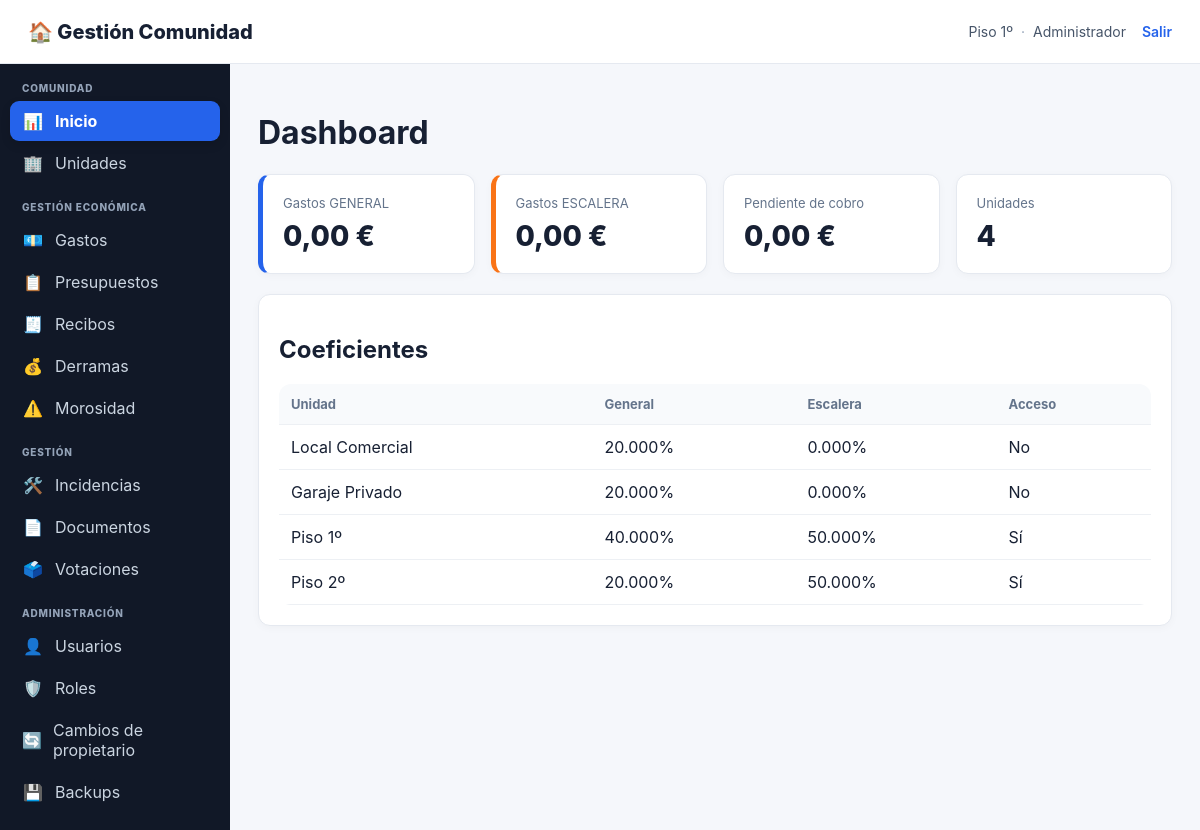
/index.php (signed in), run on the app's committed database.
### tables this page shows
CREATE TABLE usuarios (
 id INT AUTO_INCREMENT PRIMARY KEY,
 email VARCHAR(190) UNIQUE NOT NULL,
 password_hash VARCHAR(255) NOT NULL,
 unidad_id INT NULL,
 rol VARCHAR(50) NOT NULL DEFAULT 'PROPIETARIO_SIN_ESCALERA',
 rol_id INT NULL,
 activo TINYINT(1) NOT NULL DEFAULT 1,
 created_at TIMESTAMP DEFAULT CURRENT_TIMESTAMP,
 INDEX idx_usuarios_unidad (unidad_id),
 INDEX idx_usuarios_rol_id (rol_id),
 FOREIGN KEY (unidad_id) REFERENCES unidades(id) ON DELETE SET NULL,
 FOREIGN KEY (rol_id) REFERENCES roles(id) ON DELETE SET NULL
);

CREATE TABLE unidades (
 id INT AUTO_INCREMENT PRIMARY KEY,
 nombre VARCHAR(100) NOT NULL,
 propietario VARCHAR(150) NOT NULL,
 email VARCHAR(190),
 telefono VARCHAR(50),
 coef_general DECIMAL(6,3) NOT NULL,
 coef_escalera DECIMAL(6,3) NOT NULL DEFAULT 0,
 tiene_acceso_escalera TINYINT(1) NOT NULL DEFAULT 0,
 m2 DECIMAL(10,2),
 created_at TIMESTAMP DEFAULT CURRENT_TIMESTAMP
);

### app/auth.php (called while the page is built, shortened)
<?php
require_once __DIR__.'/db.php';
function require_login() {
    if (!current_user()) {
        header('Location: index.php?page=login');
        exit;
    }
}
function current_user() {
    global $pdo;
    static $loaded = false;
    static $user = null;
    if ($loaded) return $user;
    $loaded = true;
    $id = (int)($_SESSION['user']['id'] ?? 0);
    try {
        $st=$pdo->prepare("SELECT u.*, un.nombre AS unidad_nombre, un.tiene_acceso_escalera
            FROM usuarios u
            LEFT JOIN unidades un ON un.id=u.unidad_id
            WHERE u.id=? LIMIT 1");
        $st->execute([$id]);
        $row=$st->fetch();
        $rs=$pdo->prepare("SELECT r.id,r.codigo,r.nombre,r.activo
            FROM usuario_roles ur
            JOIN roles r ON r.id=ur.rol_id
            WHERE ur.usuario_id=? AND r.activo=1
            ORDER BY r.sistema DESC,r.nombre");
        $rs->execute([$id]);
        $roles=$rs->fetchAll();
        $row['roles']=$roles;
        $row['role_codes']=array_column($roles,'codigo');
        $row['role_names']=array_column($roles,'nombre');
        $row['rol_nombre']=$roles ? implode(', ',$row['role_names']) : '';
        $row['rol']=$roles ? $row['role_codes'][0] : ($row['rol']??'');
        $user=$row;
        return $user;
    } catch (Throwable $e) {
        $user=$_SESSION['user']??null;
        return $user;
    }
}
function has_role($code) {
    $u=current_user();
    return $u && in_array($code,$u['role_codes']??[],true);
}
function can($permission) {
    $u=current_user();
    $adminRole = has_role('ADMINISTRADOR')
        || (($u['rol'] ?? '') === 'ADMINISTRADOR')
        || ((int)($u['rol_id'] ?? 0) > 0 && has_role_id($u['rol_id'], 'ADMINISTRADOR'));
    if ($adminRole) return true;
    return false;
}
?>

### app/functions.php (called while the page is built, shortened)
<?php
function h($v){ return htmlspecialchars((string)$v, ENT_QUOTES, 'UTF-8'); }

### public/index.php (the view, shortened to what this page needs)
<?php
require_once __DIR__.'/../app/auth.php';
require_once __DIR__.'/../app/functions.php';
$page=$_GET['page']??'dashboard';
    ?><!doctype html><html lang="es"><head><meta charset="utf-8"><title>Acceso</title><link rel="stylesheet" href="style.css"><link rel="icon" type="image/svg+xml" href="favicon.svg"></head><body>
    <?php
require_login();
function layout_start($title){
    $u=current_user();
    $currentPage=$_GET['page']??'dashboard';
    ?><!doctype html><html lang="es"><head><meta charset="utf-8"><meta name="viewport" content="width=device-width,initial-scale=1"><title><?=h($title)?> · Gestión Comunidad</title><link rel="stylesheet" href="style.css"></head><body>
    <header class="top"><div class="brand">🏠 Gestión Comunidad</div><div class="user-info"><span><?=h($u['unidad_nombre']??'')?></span><span class="user-separator">·</span><span><?=h($u['rol_nombre']??role_label($u['rol']))?></span><a class="logout" href="index.php?page=logout">Salir</a></div></header><div class="wrap"><aside class="sidebar">
    <nav class="sidebar-nav">
        <div class="nav-title">Comunidad</div>
        <a class="nav-link<?=($currentPage==='dashboard'?' active':'')?>" href="index.php"><span class="nav-icon">📊</span><span>Inicio</span></a>
        <?php if(can('GESTION_UNIDADES')): ?><a class="nav-link<?=($currentPage==='unidades'?' active':'')?>" href="index.php?page=unidades"><span class="nav-icon">🏢</span><span>Unidades</span></a><?php endif; ?>
        <div class="nav-title">Gestión económica</div>
        <a class="nav-link<?=($currentPage==='gastos'?' active':'')?>" href="index.php?page=gastos"><span class="nav-icon">💶</span><span>Gastos</span></a>
        <a class="nav-link<?=($currentPage==='presupuestos'?' active':'')?>" href="index.php?page=presupuestos"><span class="nav-icon">📋</span><span>Presupuestos</span></a>
        <a class="nav-link<?=($currentPage==='recibos'?' active':'')?>" href="index.php?page=recibos"><span class="nav-icon">🧾</span><span>Recibos</span></a>
        <a class="nav-link<?=($currentPage==='derramas'?' active':'')?>" href="index.php?page=derramas"><span class="nav-icon">💰</span><span>Derramas</span></a>
        <a class="nav-link<?=($currentPage==='morosidad'?' active':'')?>" href="index.php?page=morosidad"><span class="nav-icon">⚠️</span><span>Morosidad</span></a>
        <div class="nav-title">Gestión</div>
        <a class="nav-link<?=($currentPage==='incidencias'?' active':'')?>" href="index.php?page=incidencias"><span class="nav-icon">🛠️</span><span>Incidencias</span></a>
        <a class="nav-link<?=($currentPage==='documentos'?' active':'')?>" href="index.php?page=documentos"><span class="nav-icon">📄</span><span>Documentos</span></a>
        <a class="nav-link<?=($currentPage==='votaciones'?' active':'')?>" href="index.php?page=votaciones"><span class="nav-icon">🗳️</span><span>Votaciones</span></a>
        <?php if(can('GESTION_USUARIOS') || can('GESTION_ROLES') || can('CAMBIO_PROPIETARIO') || can('GESTION_BACKUPS')): ?>
        <div class="nav-title">Administración</div>
        <?php if(can('GESTION_USUARIOS')): ?><a class="nav-link<?=($currentPage==='usuarios'?' active':'')?>" href="index.php?page=usuarios"><span class="nav-icon">👤</span><span>Usuarios</span></a><?php endif; ?>
        <?php if(can('GESTION_ROLES')): ?><a class="nav-link<?=($currentPage==='roles'?' active':'')?>" href="index.php?page=roles"><span class="nav-icon">🛡️</span><span>Roles</span></a><?php endif; ?>
        <?php if(can('CAMBIO_PROPIETARIO')): ?><a class="nav-link<?=($currentPage==='propietarios'?' active':'')?>" href="index.php?page=propietarios"><span class="nav-icon">🔄</span><span>Cambios de propietario</span></a><?php endif; ?>
        <?php if(can('GESTION_BACKUPS')): ?><a class="nav-link<?=($currentPage==='backups'?' active':'')?>" href="index.php?page=backups"><span class="nav-icon">💾</span><span>Backups</span></a><?php endif; ?>
        <?php endif; ?>
    </nav>
    </aside><main class="main"><?php
}
function layout_end(){ ?></main></div></body></html><?php }
layout_start(ucfirst($page));
switch($page){case 'backups':
case 'dashboard':
    $un=$pdo->query("SELECT * FROM unidades ORDER BY id")->fetchAll();
    $g=(float)$pdo->query("SELECT COALESCE(SUM(importe_total),0) x FROM gastos WHERE tipo_gasto='GENERAL'")->fetch()['x'];
    $e=(float)$pdo->query("SELECT COALESCE(SUM(importe_total),0) x FROM gastos WHERE tipo_gasto='ESCALERA'")->fetch()['x'];
    $pend=(float)$pdo->query("SELECT COALESCE(SUM(total),0) x FROM recibos WHERE estado<>'PAGADO'")->fetch()['x'];
    echo '<h1>Dashboard</h1><div class="grid">';
    echo '<div class="card general"><div class="muted">Gastos GENERAL</div><div class="big">'.number_format($g,2,',','.').' €</div></div>';
    echo '<div class="card escalera"><div class="muted">Gastos ESCALERA</div><div class="big">'.number_format($e,2,',','.').' €</div></div>';
    echo '<div class="card"><div class="muted">Pendiente de cobro</div><div class="big">'.number_format($pend,2,',','.').' €</div></div>';
    echo '<div class="card"><div class="muted">Unidades</div><div class="big">'.count($un).'</div></div></div><br>';
    echo '<div class="card"><h2>Coeficientes</h2><table><tr><th>Unidad</th><th>General</th><th>Escalera</th><th>Acceso</th></tr>';
    foreach($un as $x) echo '<tr><td>'.h($x['nombre']).'</td><td>'.$x['coef_general'].'%</td><td>'.$x['coef_escalera'].'%</td><td>'.($x['tiene_acceso_escalera']?'Sí':'No').'</td></tr>';
    echo '</table></div>';
break;
}
layout_end();

### public/style.css (style rules this page uses)
* { box-sizing:border-box }
body { margin:0;font-family:Inter,Arial,sans-serif;background:#f5f7fb;color:#172033 }
.top { height:64px;background:#fff;border-bottom:1px solid #e5e9f0;display:flex;align-items:center;justify-content:space-between;padding:0 28px }
.brand { font-weight:800;font-size:20px }
.wrap { display:flex;min-height:calc(100vh - 64px) }
aside { width:230px;background:#111827;color:#cbd5e1;padding:20px 12px }
aside a { display:block;padding:10px 13px;border-radius:8px;color:#cbd5e1;text-decoration:none;margin:3px 0 }
.main { flex:1;padding:28px;max-width:1500px }
.grid { display:grid;grid-template-columns:repeat(4,1fr);gap:16px }
.card { background:white;border:1px solid #e5e9f0;border-radius:12px;padding:20px;box-shadow:0 2px 8px #00000008 }
.big { font-size:28px;font-weight:800;margin-top:8px }
.muted { color:#64748b;font-size:13px }
.general { border-left:5px solid #2563eb }
.escalera { border-left:5px solid #f97316 }
table { width:100%;border-collapse:collapse;background:#fff;border-radius:12px;overflow:hidden }
th,td { padding:12px;border-bottom:1px solid #edf0f4;text-align:left }
th { font-size:13px;color:#64748b;background:#f8fafc }
.nav-title { font-size:11px;text-transform:uppercase;color:#64748b;margin:20px 12px 5px }
.sidebar { padding:18px 10px;background:#111827 }
.sidebar-nav { position:sticky;top:12px }
.nav-title { font-size:10px;letter-spacing:.08em;font-weight:800;text-transform:uppercase;color:#94a3b8;margin:18px 12px 7px }
.nav-title:first-child { margin-top:0 }
.nav-link { display:flex;align-items:center;gap:11px;padding:10px 12px;border-radius:9px;color:#cbd5e1;text-decoration:none;margin:2px 0;transition:background .15s,color .15s,transform .15s }
.nav-link.active { background:#2563eb;color:#fff;font-weight:700;box-shadow:0 4px 10px #00000020 }
.nav-icon { width:22px;text-align:center;font-size:16px;line-height:1 }
.user-info { display:flex;align-items:center;gap:8px;color:#475569;font-size:14px }
.user-separator { color:#94a3b8 }
.logout { color:#2563eb;text-decoration:none;font-weight:600;margin-left:8px }

### data on the page
usuarios: unidad.nombre "Piso 1º"
unidades: nombre "Local Comercial", coef_general "20.000", coef_escalera "0.000", tiene_acceso_escalera "No"
unidades: nombre "Garaje Privado", coef_general "20.000", coef_escalera "0.000", tiene_acceso_escalera "No"
unidades: nombre "Piso 1º", coef_general "40.000", coef_escalera "50.000", tiene_acceso_escalera "Sí"
unidades: nombre "Piso 2º", coef_general "20.000", coef_escalera "50.000", tiene_acceso_escalera "Sí"

### other printed values
$u['rol_nombre'] "Administrador"
$g "0,00"
$e "0,00"
$pend "0,00"
count($un) "4"
